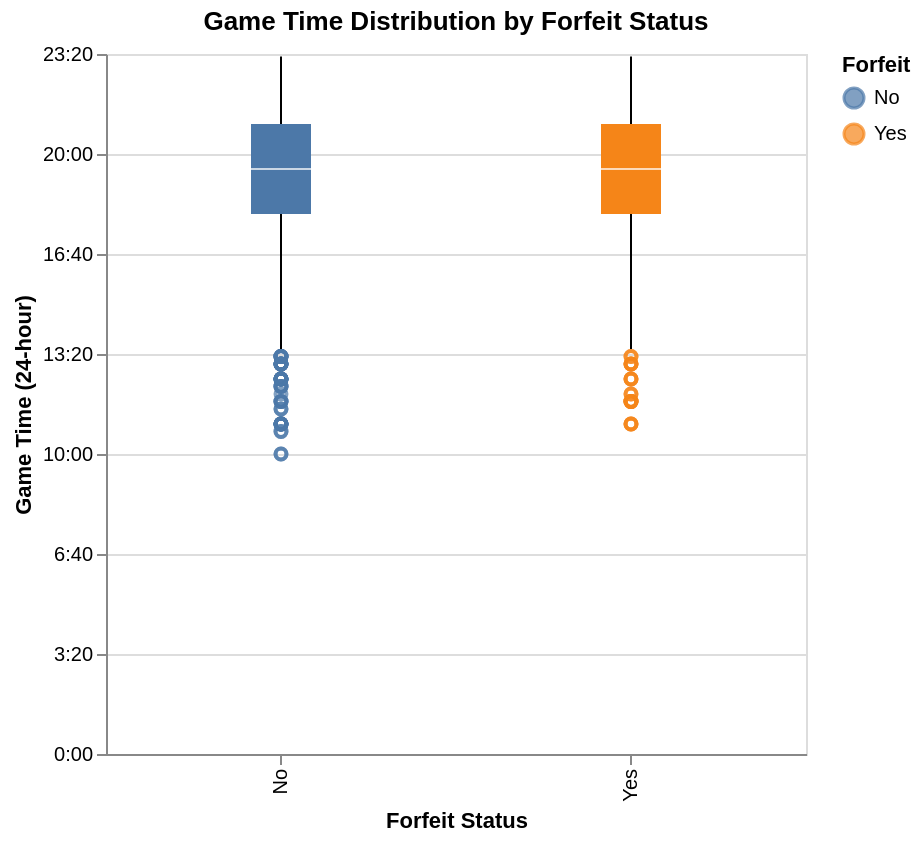

Notebook source saved alongside this figure:
### Markdown cell above
#### Visualization 1: Does time influence the number of forfeits?

### Code cell
# generate boxplot to understand time and forfeit status


# parse Time_Cleaned correctly (24-hour with seconds)
times = pd.to_datetime(df["Time_Cleaned"], format="%H:%M:%S", errors="coerce")
df["Minutes"] = times.dt.hour * 60 + times.dt.minute

# keep only rows with valid Minutes
df_plot = df[df["Minutes"].notna()]

# generate boxplot to understand time and forfeit status
chart = (
    alt.Chart(df_plot)
    .mark_boxplot(size=30)
    .encode(
        x = alt.X("Forfeit:N", title="Forfeit Status"),
        y = alt.Y(
            "Minutes:Q",
            title = "Game Time (24-hour)",
            axis = alt.Axis(
                labelExpr = (
                    "floor(datum.value/60) + ':' + "
                    "(datum.value%60 < 10 ? '0' : '') + datum.value%60"
                )
            ),
        ),
        color = alt.Color("Forfeit:N", legend = alt.Legend(title="Forfeit")),
    )
    .properties(
        width = 350,
        height = 350,
        title = "Game Time Distribution by Forfeit Status",
    )
)

chart

### Figure 1 — Vega-Lite specification as saved in the notebook (floating-point values rounded to 4 significant figures; data arrays with more than 128 entries replaced by an {"elided": "..."} marker saying what was removed)
{"config": {"view": {"continuousWidth": 300, "continuousHeight": 300}}, "data": {"name": "data-b20f89708d320d9a0ab9c1f9ddaffa60"}, "mark": {"type": "boxplot", "size": 30}, "encoding": {"color": {"field": "Forfeit", "legend": {"title": "Forfeit"}, "type": "nominal"}, "x": {"field": "Forfeit", "title": "Forfeit Status", "type": "nominal"}, "y": {"axis": {"labelExpr": "floor(datum.value/60) + ':' + (datum.value%60 < 10 ? '0' : '') + datum.value%60"}, "field": "Minutes", "title": "Game Time (24-hour)", "type": "quantitative"}}, "height": 350, "title": "Game Time Distribution by Forfeit Status", "width": 350, "$schema": "https://vega.github.io/schema/vega-lite/v5.20.1.json", "datasets": {"data-b20f89708d320d9a0ab9c1f9ddaffa60": {"elided": "781 records"}}}
